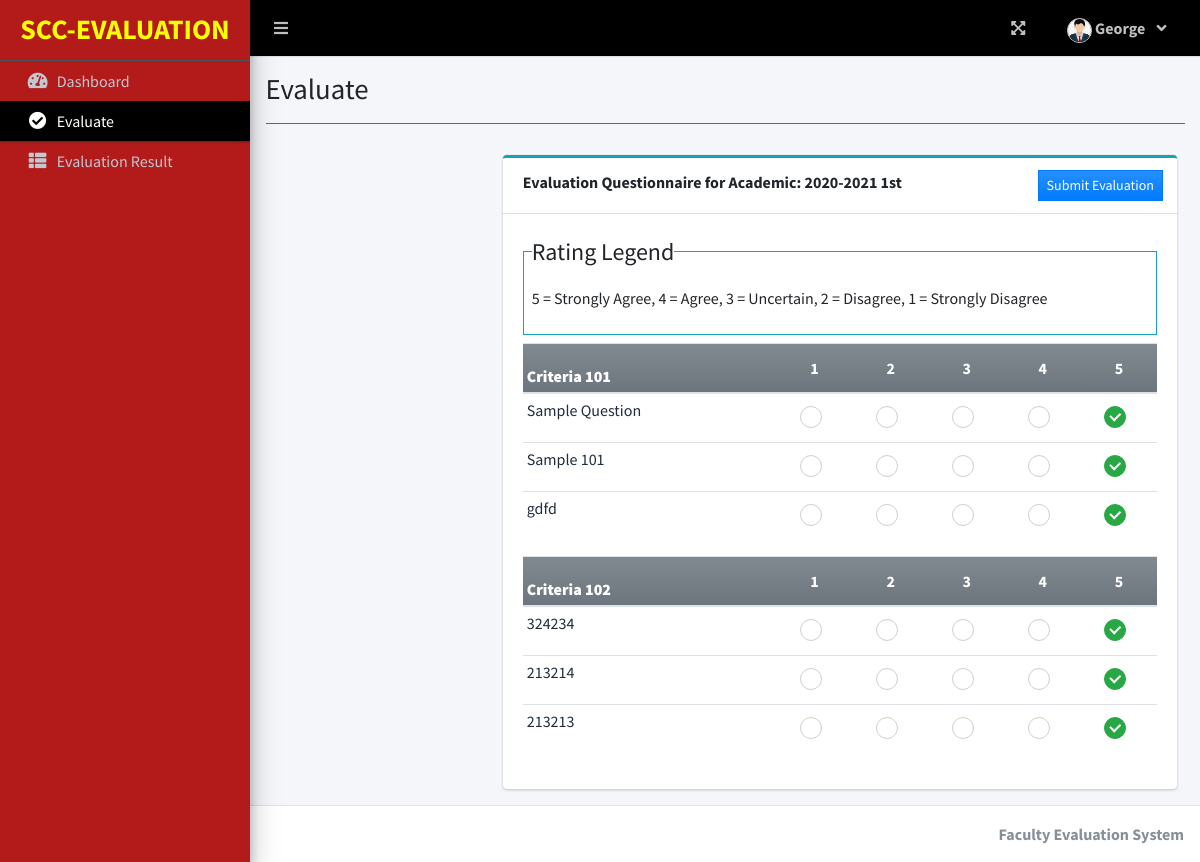
/index.php?page=evaluate (signed in), run on the app's committed database.
### tables this page shows
CREATE TABLE `criteria_list` (
  `id` int(30) NOT NULL,
  `criteria` text NOT NULL,
  `order_by` int(30) NOT NULL
);

CREATE TABLE `question_list` (
  `id` int(30) NOT NULL,
  `academic_id` int(30) NOT NULL,
  `question` text NOT NULL,
  `order_by` int(30) NOT NULL,
  `criteria_id` int(30) NOT NULL,
  `staff_id` int(11) NOT NULL
);

### faculty/evaluate.php (the view, shortened to what this page needs)
<?php
function ordinal_suffix($num){
    $num = $num % 100;
    if($num < 11 || $num > 13){
         switch($num % 10){
            case 1: return $num.'st';
        }
    }
    return $num.'th';
}
?>
<div class="col-lg-12">
    <div class="row">
        <div class="col-md-3">
        </div>
        <div class="col-md-9">
            <div class="card card-outline card-info">
                <div class="card-header">
                    <b>Evaluation Questionnaire for Academic: <?php echo $_SESSION['academic']['year'].' '.(ordinal_suffix($_SESSION['academic']['semester'])) ?> </b>
                    <div class="card-tools">
                        <button class="btn btn-sm btn-flat btn-primary bg-gradient-primary mx-1" form="manage-evaluation">Submit Evaluation</button>
                    </div>
                </div>
                <div class="card-body">
                    <fieldset class="border border-info p-2 w-100">
                       <legend  class="w-auto">Rating Legend</legend>
                       <p>5 = Strongly Agree, 4 = Agree, 3 = Uncertain, 2 = Disagree, 1 = Strongly Disagree</p>
                    </fieldset>
                    <form id="manage-evaluation">
                    <?php
                        $criteria = $conn->query("SELECT * FROM criteria_list where id in (SELECT criteria_id FROM question_list where academic_id = {$_SESSION['academic']['id']} ) order by abs(order_by) asc ");
                        while($crow = $criteria->fetch_assoc()):
                    ?>
                    <table class="table table-condensed">
                        <thead>
                            <tr class="bg-gradient-secondary">
                                <th class=" p-1"><b><?php echo $crow['criteria'] ?></b></th>
                                <th class="text-center">1</th>
                                <th class="text-center">2</th>
                                <th class="text-center">3</th>
                                <th class="text-center">4</th>
                                <th class="text-center">5</th>
                            </tr>
                        </thead>
                        <tbody class="tr-sortable">
                            <?php
                            $questions = $conn->query("SELECT * FROM question_list where criteria_id = {$crow['id']} and academic_id = {$_SESSION['academic']['id']} order by abs(order_by) asc ");
                            while($row=$questions->fetch_assoc()):
                            ?>
                            <tr class="bg-white">
                                <td class="p-1" width="40%">
                                    <?php echo $row['question'] ?>
                                </td>
                                <?php for($c=1;$c<=5;$c++): ?>
                                <td class="text-center">
                                    <div class="icheck-success d-inline">
                                        <label for="qradio<?php echo $row['id'].'_'.$c ?>">
                                        </label>
                                  </div>
                                </td>
                                <?php endfor; ?>
                            </tr>
                            <?php endwhile; ?>
                        </tbody>
                    </table>
                    <?php endwhile; ?>
                    </form>
                </div>
            </div>
        </div>
    </div>
</div>

### data on the page
criteria_list: criteria "Criteria 101"
question_list: question "Sample Question"
question_list: question "Sample 101"
question_list: question "gdfd"
criteria_list: criteria "Criteria 102"
question_list: question "324234"
question_list: question "213214"
question_list: question "213213"

### other printed values
$_SESSION['login_firstname'] "George"
$title "Evaluate"
$_SESSION['academic']['year'] "2020-2021"
ordinal_suffix($_SESSION['academic']['semester']) "1st"
$_SESSION['system']['name'] "Faculty Evaluation System"
